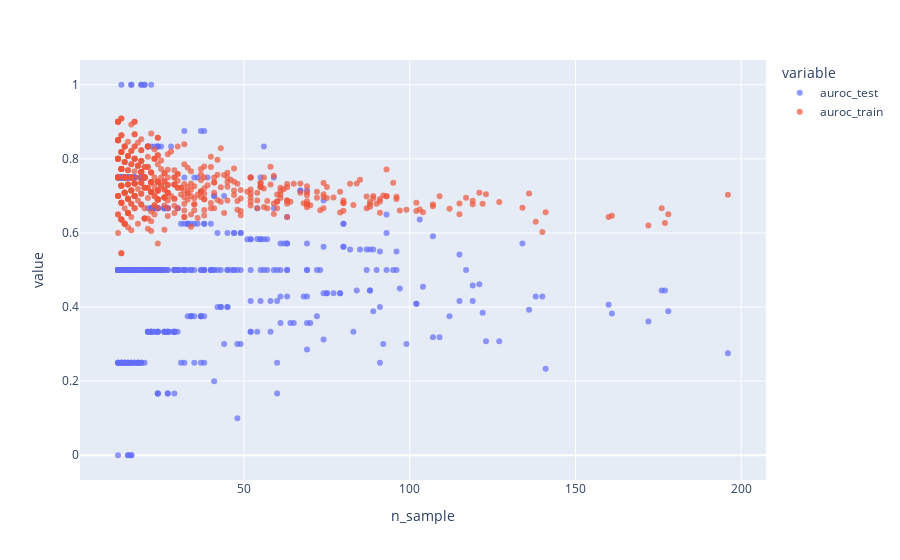

Write notebook code for a chart like this one.
### Code cell
px.scatter(result, x='n_sample', y=['auroc_test', 'auroc_train'], opacity=0.7)

### Figure 1 — Plotly figure (JSON) as saved in the notebook; plotly's stock layout.template omitted (floating-point values rounded to 4 significant figures; data arrays with more than 128 entries replaced by an {"elided": "..."} marker saying what was removed)
{"data": [{"hovertemplate": "variable=auroc_test<br>n_sample=%{x}<br>value=%{y}<extra></extra>", "legendgroup": "auroc_test", "marker": {"color": "#636efa", "opacity": 0.7, "symbol": "circle"}, "mode": "markers", "name": "auroc_test", "orientation": "v", "showlegend": true, "type": "scatter", "x": {"elided": "500 int values"}, "xaxis": "x", "y": {"elided": "500 float values"}, "yaxis": "y"}, {"hovertemplate": "variable=auroc_train<br>n_sample=%{x}<br>value=%{y}<extra></extra>", "legendgroup": "auroc_train", "marker": {"color": "#EF553B", "opacity": 0.7, "symbol": "circle"}, "mode": "markers", "name": "auroc_train", "orientation": "v", "showlegend": true, "type": "scatter", "x": {"elided": "500 int values"}, "xaxis": "x", "y": {"elided": "500 float values"}, "yaxis": "y"}], "layout": {"legend": {"title": {"text": "variable"}, "tracegroupgap": 0}, "margin": {"t": 60}, "xaxis": {"anchor": "y", "domain": [0, 1], "title": {"text": "n_sample"}}, "yaxis": {"anchor": "x", "domain": [0, 1], "title": {"text": "value"}}}}
